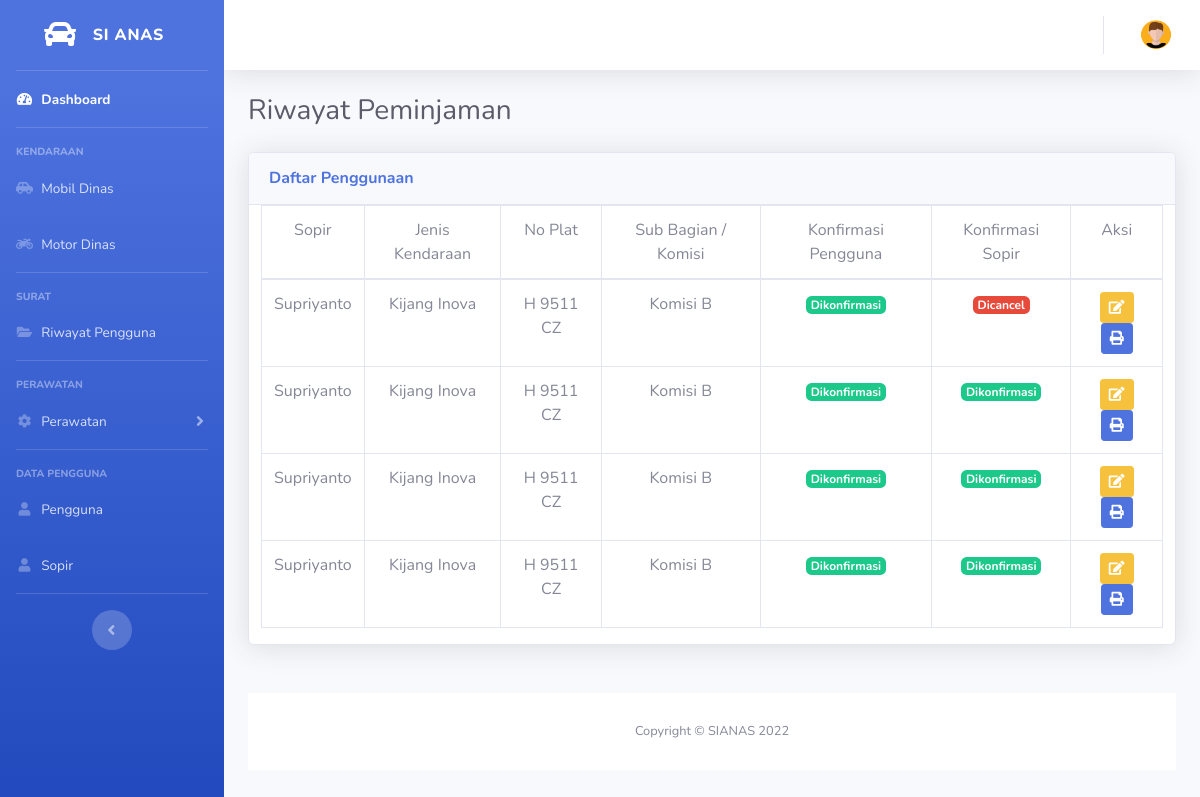
The page /index.php/dashboard/riwayat on the database as committed earlier.
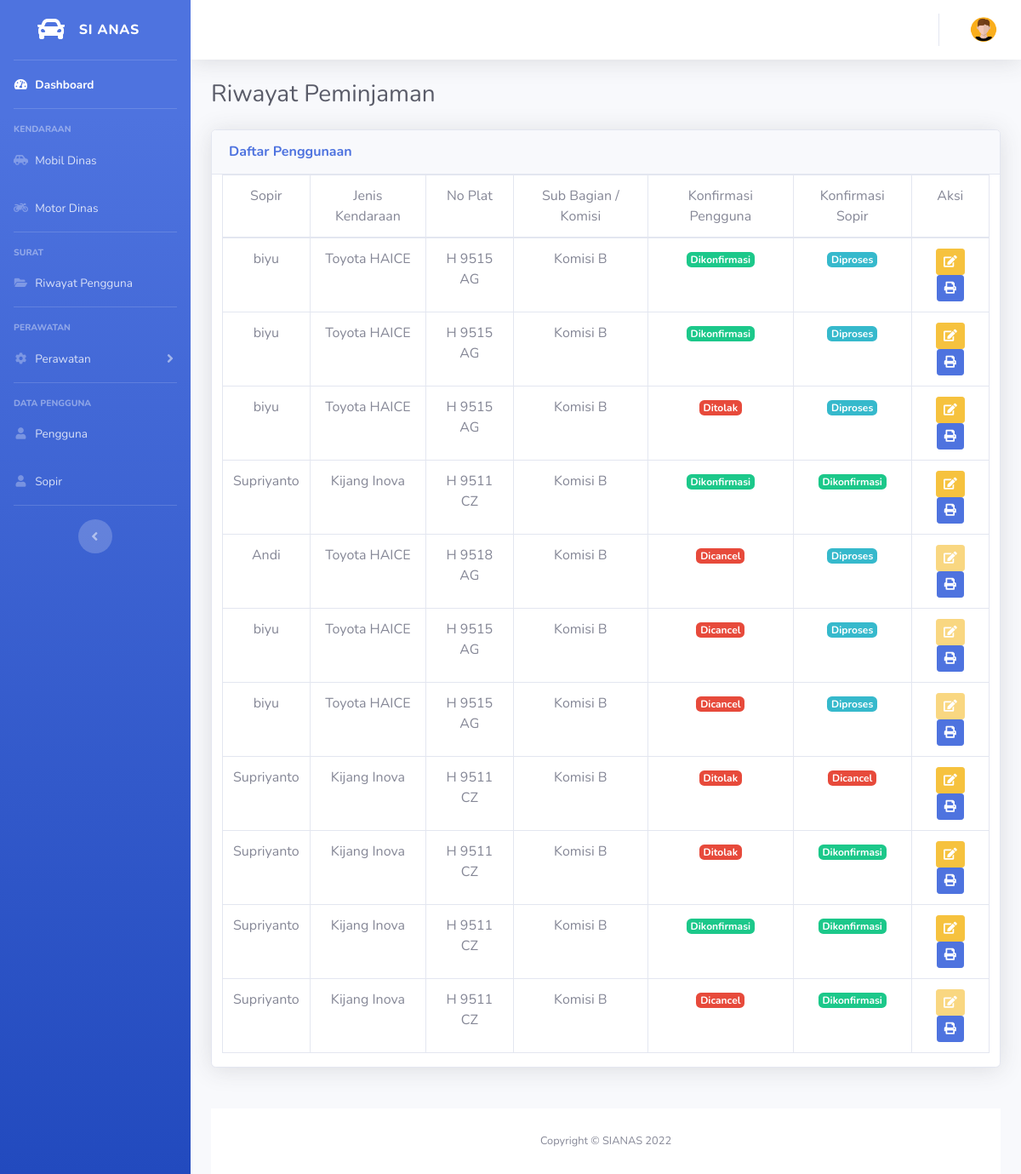
The same page on the database as committed later.
### tables this page shows
CREATE TABLE `riwayat` (
  `no_pengajuan` int(11) NOT NULL,
  `no_anggota` int(11) NOT NULL,
  `no_mobil` int(11) NOT NULL,
  `tujuan_1` varchar(20) NOT NULL,
  `tujuan_2` varchar(120) NOT NULL,
  `tujuan_3` varchar(120) NOT NULL,
  `alamat_1` varchar(120) NOT NULL,
  `alamat_2` varchar(120) NOT NULL,
  `alamat_3` varchar(120) NOT NULL,
  `kota_1` varchar(120) NOT NULL,
  `kota_2` varchar(120) NOT NULL,
  `kota_3` varchar(120) NOT NULL,
  `muatan` int(11) NOT NULL,
  `tgl_digunakan` date NOT NULL,
  `tgl_kembali` date NOT NULL,
  `tgl_upload` datetime DEFAULT NULL,
  `km_awal` varchar(20) NOT NULL,
  `km_akhir` varchar(20) NOT NULL,
  `surat` varchar(120) NOT NULL,
  `bukti` varchar(120) DEFAULT NULL,
  `konfirmasi` varchar(20) NOT NULL,
  `konfirmasi_sopir` varchar(120) NOT NULL,
  `lat_1` varchar(150) NOT NULL,
  `lng_1` varchar(150) NOT NULL,
  `lat_2` varchar(150) NOT NULL,
  `lng_2` varchar(150) NOT NULL,
  `lat_3` varchar(150) NOT NULL,
  `lng_3` varchar(150) NOT NULL
);

CREATE TABLE `mobil` (
  `no_mobil` int(10) NOT NULL,
  `nama` varchar(120) NOT NULL,
  `no_hp` varchar(120) NOT NULL,
  `alamat` varchar(120) NOT NULL,
  `username` varchar(120) NOT NULL,
  `password` varchar(120) NOT NULL,
  `role` int(10) NOT NULL,
  `jenis_mobil` varchar(20) NOT NULL,
  `no_plat` varchar(20) NOT NULL,
  `tgl_pjk` date NOT NULL,
  `no_rangka` varchar(120) NOT NULL,
  `no_mesin` varchar(120) NOT NULL,
  `no_stnk` varchar(120) NOT NULL,
  `warna` varchar(120) NOT NULL,
  `status` varchar(20) NOT NULL,
  `foto` varchar(120) NOT NULL
);

CREATE TABLE `anggota` (
  `no_anggota` int(11) NOT NULL,
  `subbag` varchar(100) NOT NULL,
  `nama` varchar(120) NOT NULL,
  `nip` varchar(120) NOT NULL,
  `jabatan` varchar(120) NOT NULL,
  `no_hp` varchar(120) NOT NULL,
  `username` varchar(100) NOT NULL,
  `password` varchar(100) NOT NULL,
  `role` int(11) NOT NULL,
  `foto` varchar(120) NOT NULL
);

### application/controllers/Dashboard.php (called while the page is built, shortened)
<?php
class Dashboard extends CI_Controller
{
    function __construct()
    {
        $this->load->library('form_validation');
        $this->load->helper(array('url', 'form'));
        $this->load->model('admin/Mobil_model', 'mobil');
        $this->load->model('admin/Riwayat_model', 'riwayat');
    }
    public function riwayat()
    {
        $data['session'] = $this->session->userdata('nama');
        $id = $this->session->userdata('userid');
        $data['nama'] = $this->db->get_where('anggota', ['no_anggota' => $id])->row_array();
        $data['mobil'] = $this->mobil->getAllMobil();
        $data['riwayat'] = $this->riwayat->getAllRiwayat();
        $this->load->view('admin/template/header', $data);
        $this->load->view('admin/template/sidebar', $data);
        $this->load->view('admin/template/topbar', $data);
        $this->load->view('admin/riwayat', $data);
        $this->load->view('admin/template/footer', $data);
    }
}

### index.php (called while the page is built, shortened)
<?php
require_once BASEPATH.'core/CodeIgniter.php';

### application/models/admin/Riwayat_model.php (called while the page is built, shortened)
<?php
class Riwayat_model extends CI_Model
{
    public function getAllRiwayat()
    {
        $query = "SELECT r.no_pengajuan,r.tujuan_1,r.tujuan_2,r.tujuan_3,r.alamat_1,r.alamat_2,r.alamat_3,r.kota_1,r.kota_2,r.kota_3,r.muatan,r.tgl_digunakan,r.tgl_kembali,r.km_awal,r.km_akhir,r.surat,r.konfirmasi,r.konfirmasi_sopir,m.no_mobil,m.jenis_mobil,m.no_plat,m.nama, a.nama as penanggung_jawab ,a.subbag, r.bukti from riwayat r, mobil m, anggota a where r.no_mobil = m.no_mobil and r.no_anggota = a.no_anggota ORDER BY r.no_pengajuan desc";
        return $this->db->query($query)->result_array();
    }
}

### application/views/admin/riwayat.php (the view, shortened to what the changed rows need)
<div class="container-fluid">
    <div class="d-sm-flex align-items-center justify-content-between mb-4">
        <h1 class="h3 mb-0 text-gray-800">Riwayat Peminjaman</h1>
    </div>
    <div class="row">
        <div class="col-lg-12 mb-4">
            <div class="card shadow mb-4">
                <div class="col-md-12">
                    <div class="table-responsive">
                        <table class="table table-hover table-bordered" width="100%" cellspacing="0">
                            <thead class="text-center">
                                <tr>
                                    <td>Sopir</td>
                                    <td>Jenis Kendaraan</td>
                                    <td>No Plat</td>
                                    <td>Sub Bagian / Komisi</td>
                                    <td>Konfirmasi Pengguna</td>
                                    <td>Konfirmasi Sopir</td>
                                    <td>Aksi</td>
                                </tr>
                            </thead>
                            <tbody>
                                <?php foreach ($riwayat as $riwayat) : ?>
                                    <tr>
                                        <td class="text-center"><?= $riwayat['nama']; ?></td>
                                        <td class="text-center"><?= $riwayat['jenis_mobil']; ?></td>
                                        <td class="text-center"><?= $riwayat['no_plat']; ?></td>
                                        <td class="text-center"><?= $riwayat['subbag']; ?></td>
                                        <td class="text-center"><?php if ($riwayat['konfirmasi'] == "Dikonfirmasi") {
                                                                    echo '<span class="badge badge-success">Dikonfirmasi</span>';
                                                                } else if ($riwayat['konfirmasi'] == "Menunggu") {
                                                                    echo '<span class="badge badge-info">Menunggu</span>';
                                                                } else if ($riwayat['konfirmasi'] == "Ditolak") {
                                                                    echo '<span class="badge badge-danger">Ditolak</span>';
                                                                } else {
                                                                    echo '<span class="badge badge-danger">Dicancel</span>';
                                                                } ?></td>
                                        <td class="text-center"><?php if ($riwayat['konfirmasi_sopir'] == "Dikonfirmasi") {
                                                                    echo '<span class="badge badge-success">Dikonfirmasi</span>';
                                                                } else if ($riwayat['konfirmasi_sopir'] == "Diproses") {
                                                                    echo '<span class="badge badge-info">Diproses</span>';
                                                                } else {
                                                                    echo '<span class="badge badge-danger">Dicancel</span>';
                                                                } ?></td>
                                        <td class="text-center"><b><?php
                                                                    if ($riwayat['konfirmasi'] == "Dicancel") {
                                                                        echo '<button type="button" href="" class="btn btn-warning btn-sm" disabled><i class="fas fa-edit"></i></button>';
                                                                    } else {
                                                                        echo '<a href="" class="btn btn-warning btn-sm" data-toggle="modal" data-target="#infoModal' . $riwayat['no_pengajuan'] . '"><i class="fas fa-edit"></i></a>';
                                                                    }
                                                                    ?></b>
                                            <a href="" class="btn btn-primary btn-sm"><i class="fa fa-print"></i></a>
                                        </td>
                                    </tr>
                                <?php endforeach; ?>
                            </tbody>
                        </table>
                    </div>
                </div>
            </div>
        </div>
    </div>
    </body>
    </html>

Rows that differ between the two databases and show on the page:
added riwayat: mobil.nama "biyu", mobil.jenis_mobil "Toyota HAICE", mobil.no_plat "H 9515 AG", anggota.subbag "Komisi B", konfirmasi "Dikonfirmasi", konfirmasi_sopir "Diproses"
added riwayat: mobil.nama "biyu", mobil.jenis_mobil "Toyota HAICE", mobil.no_plat "H 9515 AG", anggota.subbag "Komisi B", konfirmasi "Dikonfirmasi", konfirmasi_sopir "Diproses"
added riwayat: mobil.nama "biyu", mobil.jenis_mobil "Toyota HAICE", mobil.no_plat "H 9515 AG", anggota.subbag "Komisi B", konfirmasi "Ditolak", konfirmasi_sopir "Diproses"
added riwayat: mobil.nama "Supriyanto", mobil.jenis_mobil "Kijang Inova", mobil.no_plat "H 9511 CZ", anggota.subbag "Komisi B", konfirmasi "Dikonfirmasi", konfirmasi_sopir "Dikonfirmasi"
added riwayat: mobil.nama "Andi", mobil.jenis_mobil "Toyota HAICE", mobil.no_plat "H 9518 AG", anggota.subbag "Komisi B", konfirmasi "Dicancel", konfirmasi_sopir "Diproses"
added riwayat: mobil.nama "biyu", mobil.jenis_mobil "Toyota HAICE", mobil.no_plat "H 9515 AG", anggota.subbag "Komisi B", konfirmasi "Dicancel", konfirmasi_sopir "Diproses"
added riwayat: mobil.nama "biyu", mobil.jenis_mobil "Toyota HAICE", mobil.no_plat "H 9515 AG", anggota.subbag "Komisi B", konfirmasi "Dicancel", konfirmasi_sopir "Diproses"
changed riwayat (number 8 of 11 on the later page): konfirmasi "Dikonfirmasi" → "Ditolak"
changed riwayat (number 9 of 11 on the later page): konfirmasi "Dikonfirmasi" → "Ditolak"
changed riwayat (number 11 of 11 on the later page): konfirmasi "Dikonfirmasi" → "Dicancel"
